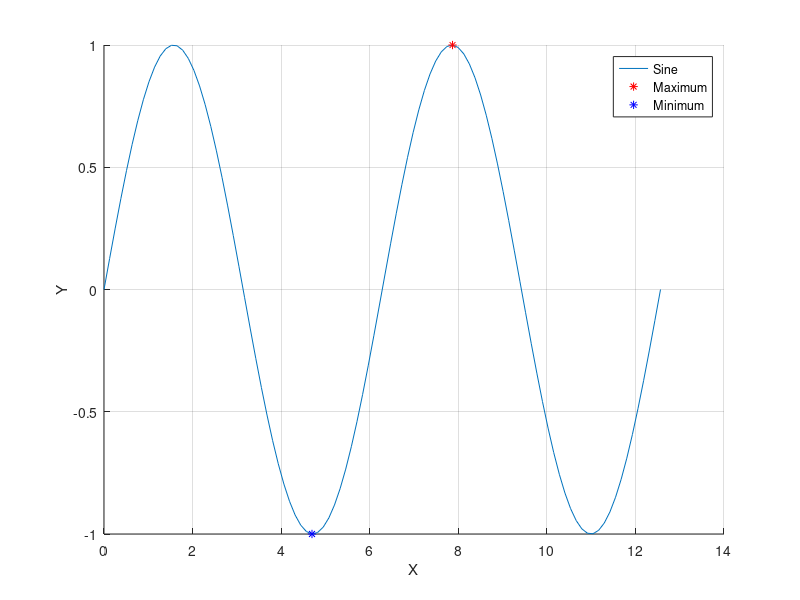

This figure's MATLAB source: (Note: this script raises an error after producing the figure.)
%% TASK 1
%drawing a function plot 
a = 0; %left border
b = 4 * pi; %right border
n = 100; %grid size
x = linspace(a, b, n); %linear grid
f = sin(x); %function (in this case - sine)
figure;
xlabel('X');
ylabel('Y');
hold on;
grid on;
plot(x, f);
[maxVal, maxIndex] = max(f);
[minVal, minIndex] = min(f);
plot(x(maxIndex), maxVal, 'r*', ...
    x(minIndex), minVal, 'b*');
legend('Sine', 'Maximum', 'Minimum');
%%  TASK 2
%input a number
n = input('Input a number:');
%natural check
if ((floor(n) == n) && (n > 0) && (isfinite(n)))
    disp('Number is natural');
else
    disp('Number is not natural');
    return; %if not natural - there is no sense in continuing
end;
numVec = 9 : 18 : n %vector of odd numbers, dividable by 9
lineVec = 1 : n; %a simple line
rowsMat = repmat(lineVec, n, 1).' %makes a matrix with i in i-th row
lineVec = 1 : n * (n + 1); %another line
bMat = reshape(lineVec, n + 1, n).' %into the matrix
cVec = bMat(:) %and back again
dMat = bMat(:, end - 1 : end) %finally, last two columns

%%  TASK 3
n = 7;
aMat = floor(100 * rand(n) + 1)
dmaxInt = max(diag(aMat))
prodVect = prod(aMat, 2) ./ sum(aMat, 2);
ymaxNum = max(prodVect)
yminNum = min(prodVect)
aMat = sortrows(aMat)

%%  TASK 4
xVec = (1:10)'
yVec = 1:10
tableMat = xVec * yVec

%%  TASK 5
%input
n = input('Input number');
if (isfinite(n) && isprime(n)) 
    disp('Number is prime');
else
    disp('Number is not prime');
    return;
end;
aMat = rndi(100, n)
bVec = rndi(100, n, 1)
if (det(aMat) == 0)
    disp('Determinant is 0');
    return;
end;
disp('Solvable');
disp('Solving via matrix division');
x1Vec = aMat\bVec
errorDiv = norm(aMat * x1Vec - bVec)
disp('Solving via LU-factorization');
x2Vec = linsolve(aMat, bVec)
errorLU = norm(aMat * x2Vec - bVec)
%%  TASK 6
n = rndi(10, 1)
m = rndi(10, 1)
aVec = rndi(200, 1, n) - 100
bVec = rndi(200, 1, m) - 100
max1Num = max(aVec) - min(bVec);
max2Num = max(bVec) - min(aVec);
maxNum = max(max1Num, max2Num)
%%  TASK 7
n = 5;
k = 3;
%pMat = 100 * rand(n, k)
pMat = [0, 0, 0; 1, 0, 0; -1, 0, 0; 1, 0, 1; 2, 0, -2]
pMat = pMat.';
aMat = repmat(pMat, 1, n);
bMat = repmat(pMat, n, 1);
bMat = reshape(bMat, k, n * n);
dMat = aMat - bMat;
dMat = dot(dMat, dMat);
dMat = sqrt(dMat);
dMat = reshape(dMat, n, n)
%% TASK 8
n = input('Input number');
binMat = dec2bin(0:2^n - 1)
%%  TASK 9  
maxSize = 100;
clear timeSpend;
clear timeExpected;
for n = 1:maxSize
    aMat = rndi(100, n, n);
    bMat = rndi(100, n, n);
    tic;
    cMat = my_multiply(aMat, bMat);
    timeSpend(n) = toc;
    tic;
    cMat = aMat * bMat;
    timeExpected(n) = toc;
end
x = 1:maxSize;
figure
hold on
xlabel('Matrix Size');
ylabel('Time (seconds)');
plot(x, timeSpend, '-b', x, timeExpected, '-r');
grid on;
legend('My multiply time', 'Matlab multiply time');
%% TASK 10
aMat = [NaN, 3, 5; NaN, 18, 7; NaN, 6, NaN]
aSize = size(aMat);
count = aSize(1) - sum(isnan(aMat));
ans = sum(aMat, 'omitnan') ./ count
%% TASK 11
aNum = 1
sigmaNum = 5
n = 200
aVec = sigmaNum * randn(n) + aNum;
disp('Percentage of elements, that are in three sigmas range: ');
isInMat = abs(aVec - aNum) <= 3 * sigmaNum;
isInNum = sum(isInMat(:) == 1);
isInNum / numel(aVec) * 100
%% TASK 12
n = 0.001;
m = 4 * pi;
step = 0.1;
k = 0.01:0.001:1.5;
kSize = numel(k);
rectError = zeros(1, kSize);
simpsError = zeros(1, kSize);
rectTime = zeros(1, kSize);
simpsTime = zeros(1, kSize);
for i = 1:kSize
    %here we calculate inner error
    xVec = n:(k(i) ./ 2):m; % h/2
    yVec = sin(xVec) ./ xVec;
    x1Vec= n:k(i):m;
    y1Vec = sin(x1Vec) ./ x1Vec;
    tic;
    rectH = rectangles(xVec, yVec);
    rectTime(1, i) = toc;
    rectError(1, i) = abs(rectH ...
        - rectangles(x1Vec, y1Vec));
    xSize = size(xVec, 2);
    x1Size = size(x1Vec, 2);
    if (mod(xSize, 2) == 0)
        yVec = yVec(1:xSize - 1);
    end
    if (mod(x1Size, 2) == 0)
        y1Vec = y1Vec(1:x1Size - 1);
    end
    xVec = xVec(1:2:xSize);
    x1Vec = x1Vec(1:2:x1Size);
    tic;
    simpsH = simpson(xVec, yVec);
    simpsTime(1, i) = toc;
    simpsError(1, i) = abs(simpsH ...
        - simpson(x1Vec, y1Vec));
end;
% now we calculate primitive
clear xVec yVec x1Vec y1Vec xSize;
xVec = n:step:m;
x1Vec = n:(step ./ 2):m;
xSize = numel(xVec);
rectInt = zeros(1, xSize);
simpInt = zeros(1, xSize);
for i = 2:xSize
    yVec = sin(xVec) ./ xVec;
    rectInt(1, i) = rectangles(xVec(1:i), yVec(1:i));
    y1Vec = sin(x1Vec) ./ x1Vec;
    simpInt(1, i) = simpson(xVec(1:i), y1Vec(1:(2 * i) - 1));
end
figure;

s(1) = subplot(2, 1, 1);
hold on;
grid on;
xlabel('X');
ylabel('Y');
title(s(1), 'Approx. Primitive');
plot(s(1), xVec, rectInt, '-b');
plot(s(1), xVec, simpInt, '-r');
legend(s(1), 'Rectangles primitive', 'Simpson primitive');

s(2) = subplot(2, 1, 2);
hold on;
grid on;
xlabel('H');
ylabel('Error');
title(s(2), 'Errors');
plot(s(2), k, rectError, '-b');
plot(s(2), k, simpsError, '-r');
legend(s(2), 'Rectangles inner error', 'Simpson inner error');

% s(3) = subplot(3, 1, 3);
% title(s(3), 'Time');
% loglog(s(3), k, simpsTime, '-b');
% hold on;
% grid on;
% xlabel('H');
% ylabel('Time');
% loglog(s(3), k, rectTime, '-r');
% legend(s(3), 'Rectangles time',  'Simpson time');

%%  TASK 13
%function = x*cos(x)
%exact derivative = -x*sin(x) + cos(x)
%derivatives at 2/3 pi with different steps
step = 0.5:-0.001:0.000001;
dot = 2 / 3 * pi;
right = (step + dot);
left = (dot - step);
rightDer = ((right .* cos(right)) - (dot .* cos(dot))) ./ step;
centreDer = ((right .* cos(right)) - (left .* cos(left))) ./ (2 * step);
exactDer = - dot * sin(dot) + cos(dot);
figure;
loglog(step, abs(exactDer - centreDer), '-r');
hold on;
grid on;
xlabel('Step');
ylabel('Y');
loglog(step, abs(exactDer - rightDer), '-b');
legend('Derivative - center approx.', 'Derivative - right approx.');
